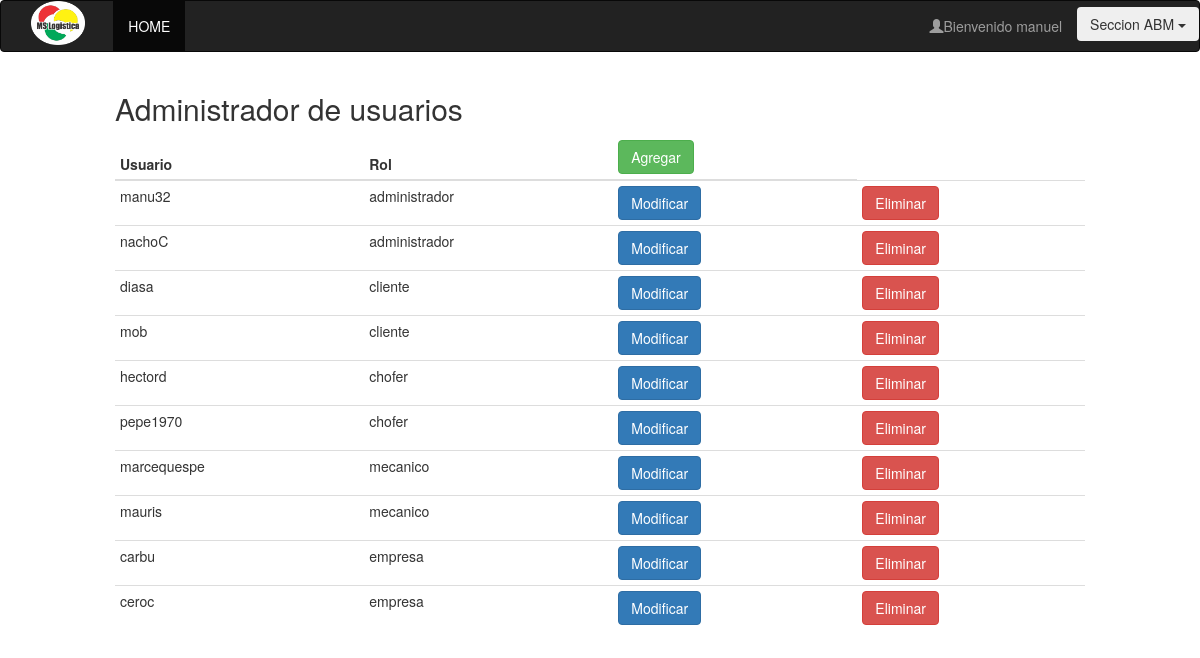
Page /vistas/admin/abmUsuario.php (signed in) on the committed database.
### tables this page shows
create table administrador(
id int AUTO_INCREMENT primary key,
dni_administrador int unique,
rol varchar(30),
nombre varchar(20),
apellido varchar(20),
telefono int (10),
domicilio varchar (30),
email varchar(30),
id_usuario int
);

create table usuario(
id_usuario int AUTO_INCREMENT primary key,
user varchar(20) unique,
pass varchar(20),
rol varchar(20)
);

### modelo/conexion.php (called while the page is built, shortened)
<?php
  class Conexion{
    public static function conectar(){
      $con = mysqli_connect("localhost","root","","logikw");
      return $con;
    }
    public static function getQuery($sql){
      $con = Conexion::conectar();
      $datos = mysqli_query($con, $sql);
      return $datos;
    }
}
?>

### vistas/admin/abmUsuario.php (the view, shortened to what this page needs)
<?php
	if(isset($_SESSION['administrador'])){
		$query = Administrador::getAllForId($_SESSION['administrador']);
		$resultado = Conexion::getQuery($query);
		$admin = mysqli_fetch_assoc($resultado);
		$query1 = Usuario::getAll();
		$resultado1 = Conexion::getQuery($query1);
	}
	else{
		header("Location: ../../index.php");
	}
?>
<!DOCTYPE html>
<html>
<head>
  <link rel="stylesheet" type="text/css" href="../../css/bootstrap.min.css">
  <link rel="stylesheet" type="text/css" href="../../css/home.css">
</head>
<body>
<nav class="navbar navbar-inverse">
	<div class="col-sm-12">
	    <div class="navbar-header col-sm-1">
	     <img src="../../image/logo.png">
	    </div>
	    <ul class="nav navbar-nav col-sm-4">
	      <li class="active"><a href="<?php echo '../adminLogeado.php'; ?>">HOME</a></li>
	    </ul>
		<ul class="dropdown nav navbar-nav navbar-right nombreLogeado" style="padding-top: 0.5%;">
		  <button class="btn dropdown-toggle" type="button" data-toggle="dropdown">Seccion ABM
		  <span class="caret"></span></button>
		</ul>
	    <ul class="nav navbar-nav navbar-right">
	    	<li><a href=""><span class="glyphicon glyphicon-user" ></span>Bienvenido <?php echo $admin['nombre'] ?></a></li>
	    </ul>
	</div>
</nav>
<div class="col-sm-10 col-sm-offset-1">
  <h2>Administrador de usuarios</h2>
  <table class="table table-condensed">
    <thead>
      <tr>
        <th>Usuario</th>
        <th>Rol</th>
		<th><button type='button'  class='btn btn-success' data-toggle='modal' data-target='#agregarUsuario'>Agregar</button></th>
      </tr>
    </thead>
    <tbody>
   	<?php
	while($usuario = mysqli_fetch_assoc($resultado1)){
		echo "<form method='POST' action='../../modelo/ejecutarAbmUsuario.php'>
		 <tr>
		 <td>".$usuario['user']."</td>
		 <td>".$usuario['rol']."</td>
		 <input type='text' name='id' class='hidden' value='".$usuario['id_usuario']."'>
		 <td><button type='submit' id='modificar' onclick= 'modificar()' name='alterar' value='modificar' class='btn btn-primary'>Modificar</button></td>
		 <td><button type='submit' id='eliminar' onclick= 'eliminar()' name='alterar' value='eliminar' class='btn btn-danger'>Eliminar</button></td>
		 </tr>
  		 </form>";
	}
   	?>
    </tbody>
  </table>
</div>
</body>
</html>

### css/home.css (style rules this page uses)
body { background-color: #FFFFFF; }
img { margin: 0 auto; }
.navbar-header img { width: 80%; }
.nombreLogeado { padding-top: 200px; }

### rows in the picture
administrador: nombre "manuel"
usuario: user "manu32", rol "administrador"
usuario: user "nachoC", rol "administrador"
usuario: user "diasa", rol "cliente"
usuario: user "mob", rol "cliente"
usuario: user "hectord", rol "chofer"
usuario: user "pepe1970", rol "chofer"
usuario: user "marcequespe", rol "mecanico"
usuario: user "mauris", rol "mecanico"
usuario: user "carbu", rol "empresa"
usuario: user "ceroc", rol "empresa"
